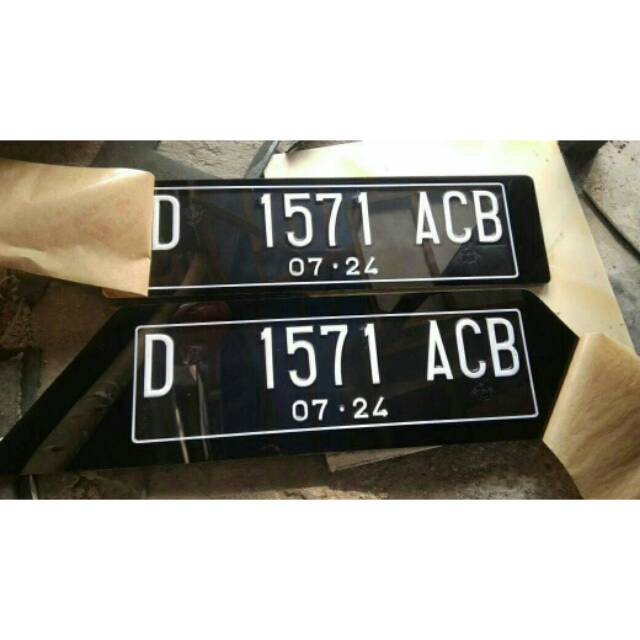
#> input picture Project PACD/test3.jpeg, 640 x 640 px
$ python coba2.py
#> lines starting #> are read from the running program, lines starting #| are printed output that depends on the picture; after the words box and inside, x2 and y2 are one past the last pixel; in counts of white or black regions, pixels touching at a corner belong together
import cv2
import numpy as np

image = cv2.imread('test3.jpeg')
#> image is the input picture: shape (640, 640, 3); mean B, G, R 153.4, 161.2, 163.4

gray = cv2.cvtColor(image, cv2.COLOR_BGR2GRAY)
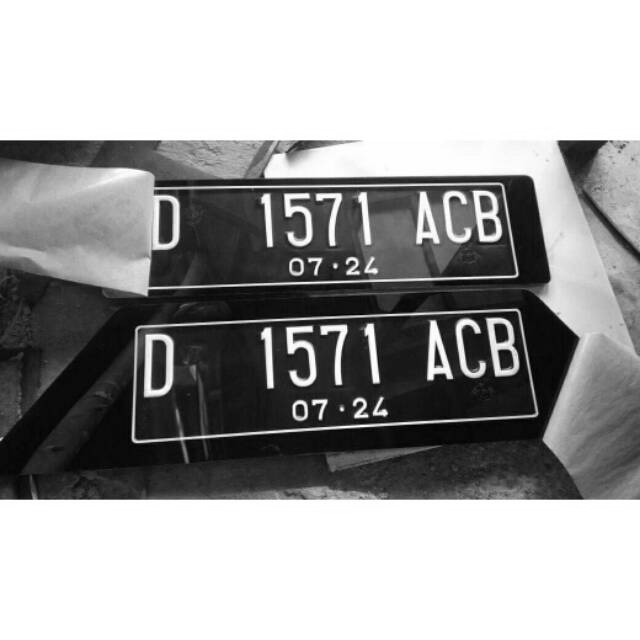
#> gray: shape (640, 640); min 0, max 255, mean 160.9
blur = cv2.medianBlur(gray, 5)
sharpen_kernel = np.array([[-1,-1,-1], [-1,9,-1], [-1,-1,-1]])
sharpen = cv2.filter2D(blur, -1, sharpen_kernel)
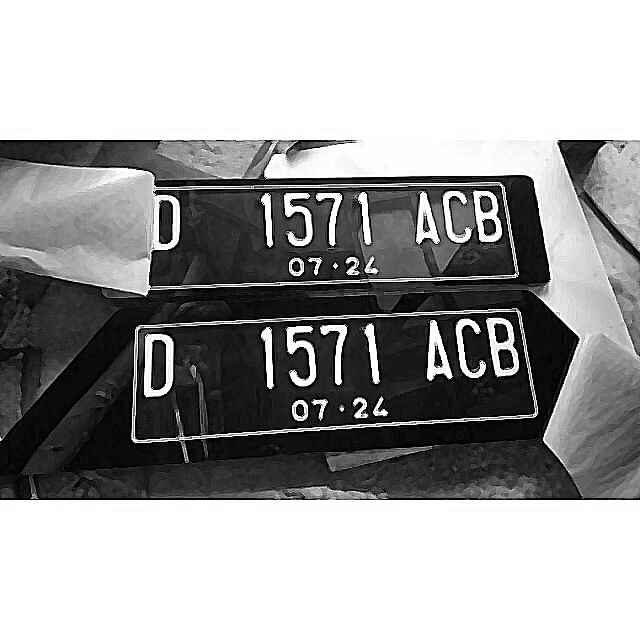
#> sharpen: shape (640, 640); min 0, max 255, mean 159.9

thresh = cv2.threshold(sharpen,0,50, cv2.THRESH_BINARY_INV)[1]
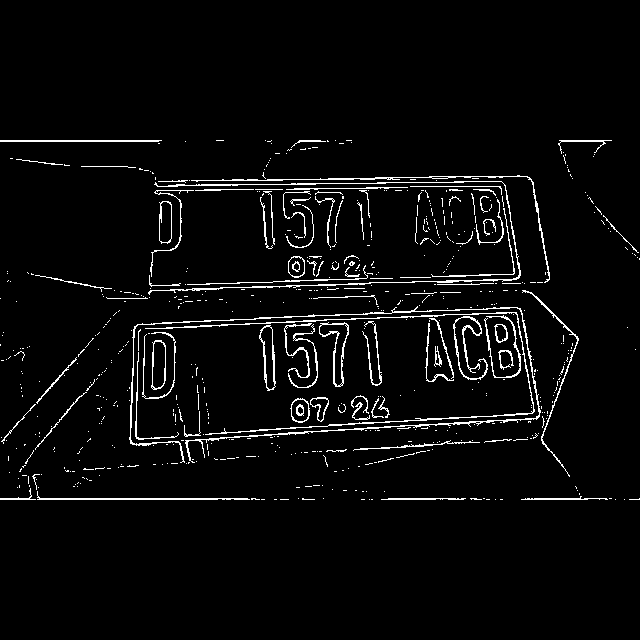
#> thresh: shape (640, 640); values 0 (black) and 50 (white), 3.8% white in thin lines or dots, all inside (x1, y1, x2, y2) = (0, 140, 640, 500)
kernel = cv2.getStructuringElement(cv2.MORPH_RECT, (3,3))
close = cv2.morphologyEx(thresh, cv2.MORPH_CLOSE, kernel, iterations=2)
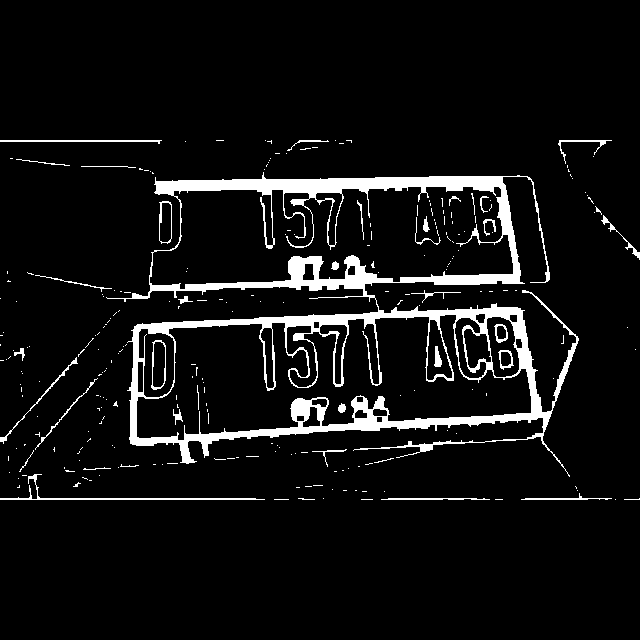
#> close: shape (640, 640); values 0 (black) and 50 (white), 6.9% white; 260 white regions (223 under 20 px)

cnts = cv2.findContours(close, cv2.RETR_EXTERNAL, cv2.CHAIN_APPROX_SIMPLE)
#> cnts = 190 contours, 174 with area under 20; largest, box (x1, y1, x2, y2) and area: (106, 172, 579, 477) 85354, (159, 201, 172, 244) 470, (0, 474, 265, 500) 298, (0, 140, 162, 144) 162, (0, 357, 78, 444) 118
cnts = cnts[0] if len(cnts) == 2 else cnts[1]

min_area = 0
max_area = 1000000
image_number = 0
for c in cnts:
    area = cv2.contourArea(c)
    if area > min_area and area < max_area:
        x,y,w,h = cv2.boundingRect(c)
        ROI = image[y:y+h, x:x+h]
        print(area)
        # cv2.imwrite('ROI_{}.png'.format(image_number), ROI)
        cv2.rectangle(image, (x, y), (x + w, y + h), (36,255,12), 2)
        image_number += 1
#> this loop made 190 passes
#> (area, x, y, w, h) on passes 6, 9, 27, 55, 85, 95, 103, 134, 146, 149, 152, 155: (79, 381, 498, 109, 2), (72.5, 521, 493, 91, 7), (297.5, 0, 474, 265, 26), (24.5, 312, 449, 35, 18), (64.5, 35, 378, 63, 72), (118.5, 0, 357, 78, 87), (32.5, 14, 348, 11, 13), (29.5, 178, 296, 15, 8), (21.5, 411, 290, 50, 13), (28, 35, 275, 77, 17), (97, 601, 215, 39, 45), (470, 159, 201, 13, 43)
#| 0.5
#| 79.0
#| 2.0
#| 72.5
#| 0.5
#| 6.5
#| 297.5
#| 3.0
#> (further printed lines are left out)
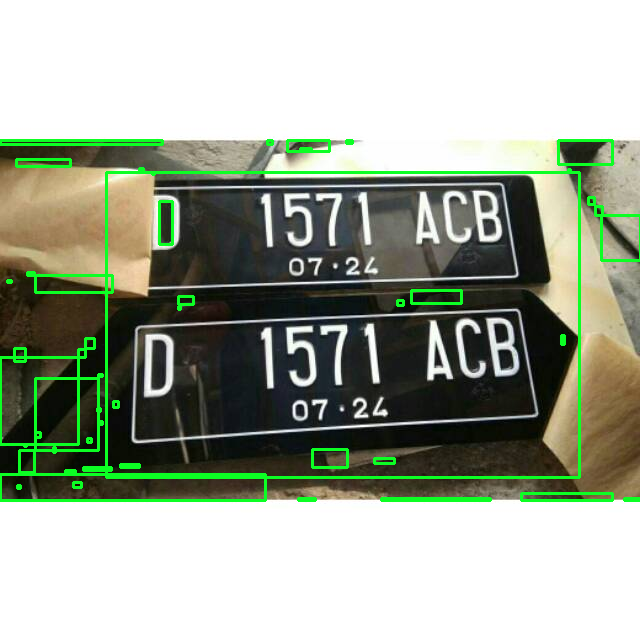
#> image: shape (640, 640, 3); 3.79% of pixels changed, all inside (x1, y1, x2, y2) = (0, 139, 640, 502)
#> after the loop, image_number = 49


cv2.imshow('sharpen', sharpen)
cv2.imshow('close', close)
cv2.imshow('thresh', thresh)
cv2.imshow('image', image)
cv2.waitKey()
